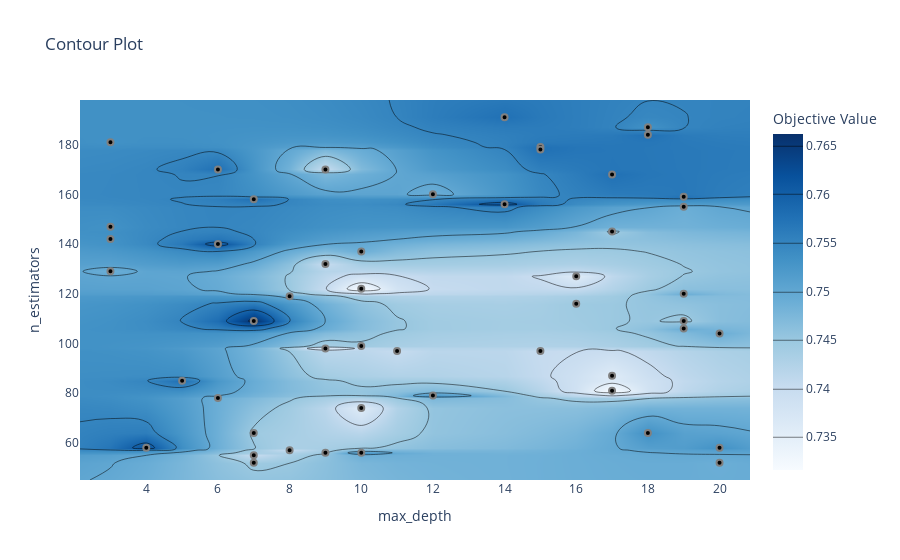

Notebook code cell kept with this figure:
### Markdown cell above
**remove image during coding** 👇
![image.png](attachment:image.png)

### Code cell
plot_contour(study).show()

### Figure 1 — Plotly figure (JSON) as saved in the notebook; plotly's stock layout.template omitted (floating-point values rounded to 4 significant figures; data arrays with more than 128 entries replaced by an {"elided": "..."} marker saying what was removed)
{"data": [{"colorbar": {"title": {"text": "Objective Value"}}, "colorscale": [[0, "rgb(247,251,255)"], [0.125, "rgb(222,235,247)"], [0.25, "rgb(198,219,239)"], [0.375, "rgb(158,202,225)"], [0.5, "rgb(107,174,214)"], [0.625, "rgb(66,146,198)"], [0.75, "rgb(33,113,181)"], [0.875, "rgb(8,81,156)"], [1, "rgb(8,48,107)"]], "connectgaps": true, "contours": {"coloring": "heatmap"}, "hoverinfo": "none", "line": {"smoothing": 1.3}, "reversescale": false, "type": "contour", "x": [2.15, 3, 4, 5, 6, 7, 8, 9, 10, 11, 12, 14, 15, 16, 17, 18, 19, 20, 20.85], "y": [45.05, 52, 55, 56, 57, 58, 64, 74, 78, 79, 81, 85, 87, 97, 98, 99, 104, 106, 109, 116, 119, 120, 122, 127, 129, 132, 137, 140, 142, 145, 147, 155, 156, 158, 159, 160, 168, 170, 178, 179, 181, 184, 187, 191, 197.9], "z": {"elided": "45x19 float values"}}, {"marker": {"color": "black", "line": {"color": "Gray", "width": 2}}, "mode": "markers", "name": "Feasible Trial", "showlegend": false, "type": "scatter", "x": [12, 8, 19, 8, 7, 20, 3, 14, 9, 17, 7, 17, 10, 18, 18, 3, 10, 19, 16, 7, 6, 3, 3, 10, 7, 10, 19, 15, 10, 17, 4, 20, 6, 17, 20, 9, 15, 19, 9, 9, 5, 6, 14, 7, 16, 19, 11, 12, 18, 15], "y": [160, 57, 109, 119, 52, 58, 129, 156, 98, 145, 109, 81, 56, 187, 184, 142, 74, 159, 127, 158, 140, 147, 181, 122, 55, 99, 155, 97, 137, 168, 58, 104, 170, 87, 52, 170, 179, 120, 56, 132, 85, 78, 191, 64, 116, 106, 97, 79, 64, 178]}, {"marker": {"color": "#cccccc", "line": {"color": "Gray", "width": 2}}, "mode": "markers", "name": "Infeasible Trial", "showlegend": false, "type": "scatter", "x": [], "y": []}], "layout": {"title": {"text": "Contour Plot"}, "xaxis": {"range": [2.15, 20.85], "title": {"text": "max_depth"}}, "yaxis": {"range": [45.05, 197.9], "title": {"text": "n_estimators"}}}}
